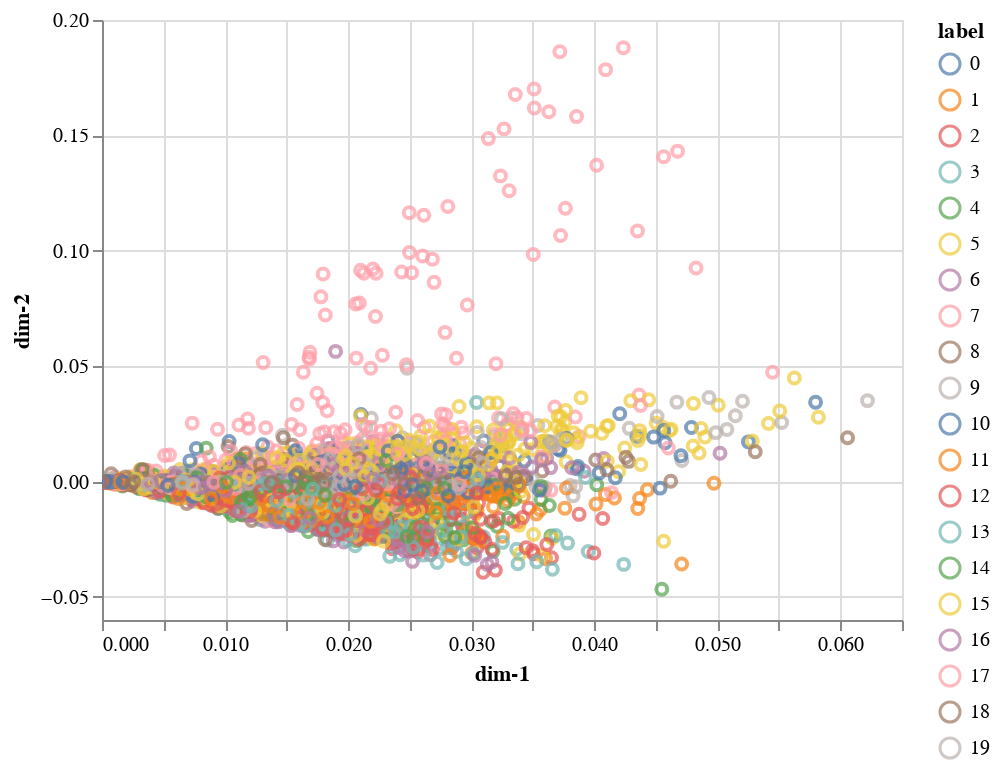

The notebook cell this image was saved under:
### Code cell
from sklearn.feature_extraction.text import TfidfVectorizer
from sklearn.decomposition import NMF

tfidf_vectorizer = TfidfVectorizer(max_df=0.95, min_df=2,
                                   max_features=5000,
                                   stop_words='english')
X_tfidf = tfidf_vectorizer.fit_transform(X)
nmf = NMF(n_components=20, init='random', random_state=0, alpha=.1, l1_ratio=.5)
X_nmf = nmf.fit_transform(X_tfidf)

print(X_nmf.shape)

plot_proj(X_nmf[:5000], y[:5000]).interactive()

### Figure 1 — Vega-Lite specification as saved in the notebook (floating-point values rounded to 4 significant figures; data arrays with more than 128 entries replaced by an {"elided": "..."} marker saying what was removed)
{"config": {"view": {"continuousWidth": 400, "continuousHeight": 300}}, "data": {"name": "data-23d9b41ca46fcf9266f03bad02c5a59b"}, "mark": "point", "encoding": {"color": {"type": "nominal", "field": "label"}, "x": {"type": "quantitative", "field": "dim-1"}, "y": {"type": "quantitative", "field": "dim-2"}}, "selection": {"selector001": {"type": "interval", "bind": "scales", "encodings": ["x", "y"]}}, "$schema": "https://vega.github.io/schema/vega-lite/v4.8.1.json", "datasets": {"data-23d9b41ca46fcf9266f03bad02c5a59b": {"elided": "5000 records"}}}
